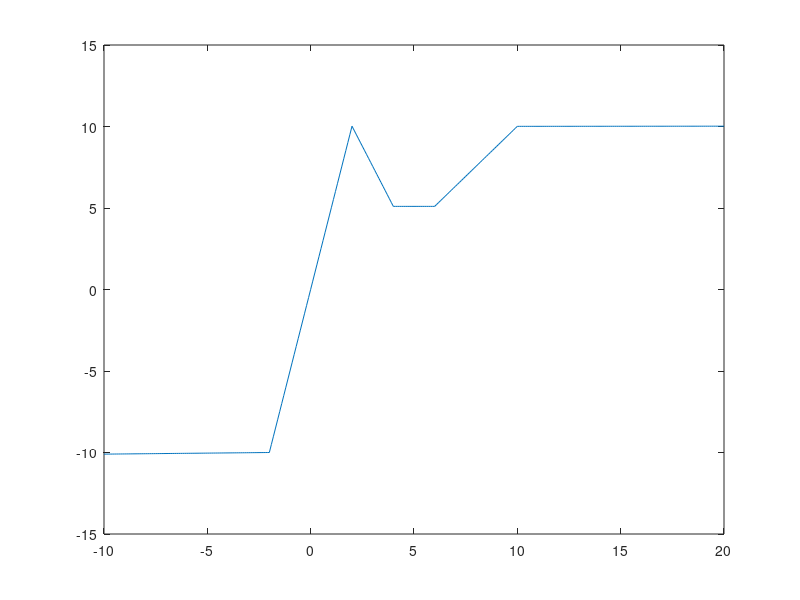

The MATLAB source for this figure: (Note: this script raises an error after producing the figure.)
clear all
close all

% two dunes: no second lower crossing. boudnary profile should be fit
% in second dune
x = -10:0.1:20;
zp = [-10.1 -10 10.02 5.1 5.1 10.01 10.02];
xp = [-10 -2  2  4 6 10 20];
z  = interp1(xp,zp,x);


znat    = 5;
xnat    = -5;
Rp      = 4;  
V_input = 50;
figure
plot(x,z)
hold on


x_basepoint = get_basepoint_(x,z,Rp,V_input);



